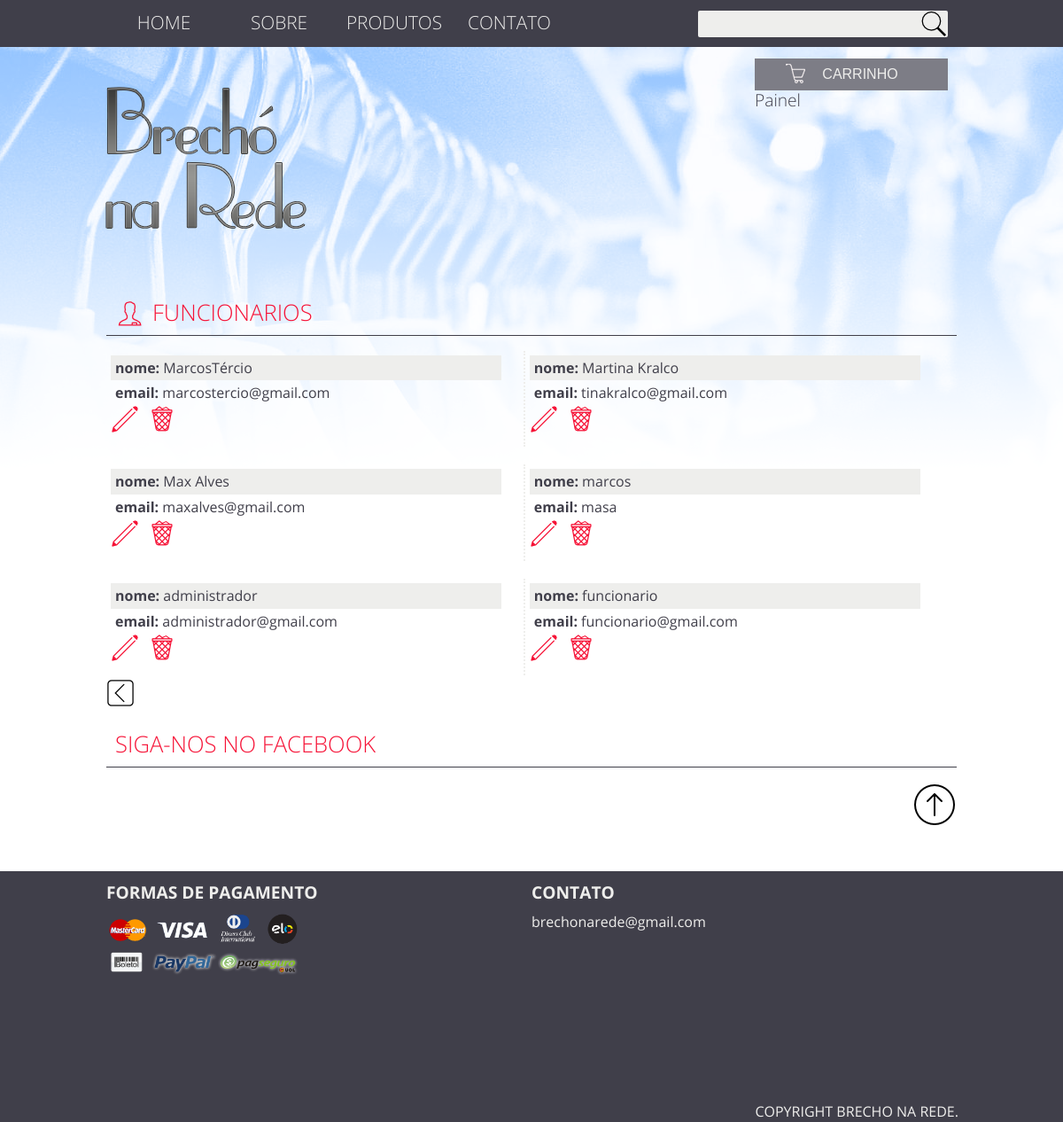
The page /index.php?ctrl=controladorListarFuncionarios (signed in) on the database its author committed.
### tables this page shows
CREATE TABLE `funcionario` (
  `idFuncionario` int(11) NOT NULL,
  `nome` varchar(30) NOT NULL,
  `cpf` bigint(20) DEFAULT NULL,
  `cargo` varchar(20) NOT NULL,
  `sexo` enum('masculino','feminino') DEFAULT NULL,
  `email` varchar(50) NOT NULL,
  `cidade` varchar(30) NOT NULL,
  `localidade` varchar(20) NOT NULL,
  `cep` int(11) NOT NULL,
  `telefone1` int(11) NOT NULL,
  `telefone2` int(11) DEFAULT NULL,
  `bairro` varchar(50) NOT NULL,
  `senha` varchar(10) NOT NULL,
  `perfil` int(3) NOT NULL,
  `salario` decimal(5,2) NOT NULL,
  `logradouro` varchar(20) NOT NULL
);

### img/modelo/DAO/classeFuncionarioDAO.php (called while the page is built, shortened)
<?php
class classeFuncionarioDAO {
    public function listarFuncionarios(){
     try{
         $pdo = conexao::getInstance();
         $listarFuncionarios=$pdo->prepare("SELECT * FROM funcionario");
         $listarFuncionarios->execute();
         $funcionarioslist= array();
         while($funcionariosObj=$listarFuncionarios->fetchObject(__CLASS__) ){
             $funcionarioslist[]=$funcionariosObj;
         }
         return $funcionarioslist;
     }
     catch(PDOException $erro){
         echo $erro->getTraceAsString();
     }
    }
}

### controle/controladorListarFuncionarios.php (the view)
<?php
require_once 'modelo/DAO/classeFuncionarioDAO.php';
$novoFuncionarioDAO = new classeFuncionarioDAO();
$funcionarios =$novoFuncionarioDAO->listarFuncionarios();
echo "<h1><i class='funcionario'></i>Funcionarios</h1>";
if(isset($funcionarios)){
    foreach($funcionarios as $funcionariosBuscados){
    echo "<div class='mostrabuscausuario'>";
    echo "<ul class='mostraruser'>";
    echo "<li><b>nome: </b>".$funcionariosBuscados->nome."</li>";
    echo "<li>  <b>email: </b>".$funcionariosBuscados->email."</li>";
    echo "</ul>";
    echo "<a href='index.php?ctrl=controladorAlterarFuncionario&&idFuncionario=".$funcionariosBuscados->idFuncionario."'><i class='editar'></i>";
    echo "<a href='index.php?ctrl=controladorExcluirFuncionario&idFuncionario=".$funcionariosBuscados->idFuncionario."' onclick='return confirmDel()'><i class='lixo'></i></a>";
    echo "</div>";
    }
}
else{
    echo "Nenhum usuario para listar";
}
echo "<a href='index.php?ctrl=controladorPainelUsuario'><i class='voltar'></i></a>";

### css/estilo.css (style rules this page uses)
* { margin:0; padding:0; }
body { font-family: 'Open Sans', sans-serif; color:#eeeeec; background:url(../img/banner.png) no-repeat; }
.conteudo h1 { color:#f61337; border-bottom:1px solid #403f4a; text-transform: uppercase; font-weight: lighter; font-size:1.6em; clear: both; width: inherit; padding:10px; }
.funcionario { background:url(../img/icones/funcionario.png) no-repeat ; display: block; width: 32px; height: 32px; float: left; margin-right:10px; }
.editar { background:url(../img/icones/editar.png) no-repeat ; display: block; width: 32px; height: 32px; float: left; }
.voltar { background:url(../img/icones/voltar.png) no-repeat ; display: table; width: 32px; height: 32px; clear: both; position:absolute; margin-top: 20px; bottom:0; }
.lixo { background:url(../img/icones/lixo.png) no-repeat ; display: block; width: 32px; height: 32px; float: left; padding: 5px; margin-left:10px; }
.mostrabuscausuario { display: table; float: left; padding:5px; width: 48%; margin-bottom: 20px; }
.mostrabuscausuario:nth-child(2n+0) { border-right:2px dotted #eeeeec; }
.mostraruser li:nth-child(2n+1),.infopdt li:nth-child(2n+1) { background: #eeeeec; }
.mostraruser li { list-style: none; margin-right: 20px; padding:5px; }

### rows shown on the page
funcionario: nome "MarcosTércio", email "marcostercio@gmail.com"
funcionario: nome "Martina Kralco", email "tinakralco@gmail.com"
funcionario: nome "Max Alves", email "maxalves@gmail.com"
funcionario: nome "marcos", email "masa"
funcionario: nome "administrador", email "administrador@gmail.com"
funcionario: nome "funcionario", email "funcionario@gmail.com"
